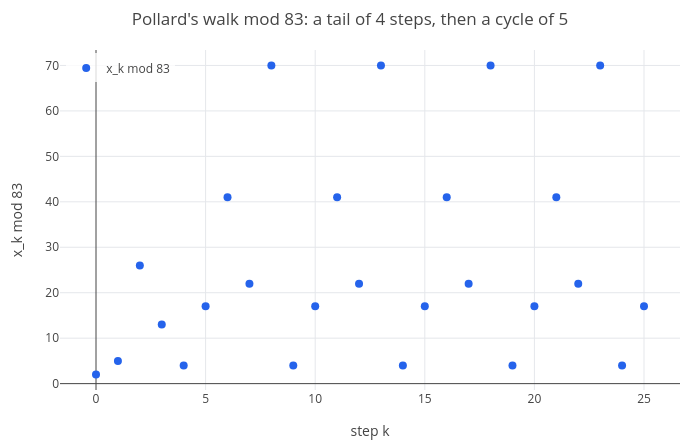

The cell this chart's notebook holds for it:
### Markdown cell above
Mod 97 there are only 97 possible values, so the walk must repeat, and by the birthday paradox it repeats after about
$\sqrt{97} \approx 10$ steps. Here it already cycles $5, 26, 95, 5, 26, 95, \ldots$ after one step. Mod 83 it runs
$2, 5, 26, 13$ and then cycles $4, 17, 41, 22, 70$. Drawn as a path, a short tail running into a loop looks like the
Greek letter $\rho$, which gave the method its name.

The plot shows the walk mod 83: across is the step number $k$, up is $x_k$ mod 83. After the four tail steps the same
five values repeat forever. To compute the points, `w(k, p)` is $x_k$ mod $p$, defined recursively: 2 for $k = 0$,
otherwise the rule applied to $x_{k-1}$. The table has one row $[k, x_k \bmod 83]$ per step:

### Code cell
w(k, p) := if(k == 0, 2, mod(w(k - 1, p)^2 + 1, p));
W = table([k, w(k, 83)], k, 0, 25);
labels(title(legend(scatter(W, [k xk]), "x_k mod 83"), "Pollard's walk mod 83: a tail of 4 steps, then a cycle of 5"), "step k", "x_k mod 83")

### Figure 1 — Plotly figure (JSON) as saved in the notebook; plotly's stock layout.template omitted (floating-point values rounded to 4 significant figures)
{"data": [{"marker": {"color": "#2563eb", "size": 8}, "mode": "markers", "name": "x_k mod 83", "type": "scatter", "x": [0, 1, 2, 3, 4, 5, 6, 7, 8, 9, 10, 11, 12, 13, 14, 15, 16, 17, 18, 19, 20, 21, 22, 23, 24, 25], "y": [2, 5, 26, 13, 4, 17, 41, 22, 70, 4, 17, 41, 22, 70, 4, 17, 41, 22, 70, 4, 17, 41, 22, 70, 4, 17]}], "layout": {"height": 440, "legend": {"bgcolor": "rgba(255,255,255,0.8)", "x": 0.01, "xanchor": "left", "y": 0.99, "yanchor": "top"}, "margin": {"b": 50, "l": 60, "r": 20, "t": 50}, "showlegend": true, "title": {"text": "Pollard's walk mod 83: a tail of 4 steps, then a cycle of 5"}, "width": 700, "xaxis": {"title": {"text": "step k"}, "zeroline": true}, "yaxis": {"range": [-1.4, 73.4], "title": {"text": "x_k mod 83"}, "zeroline": true}}}
